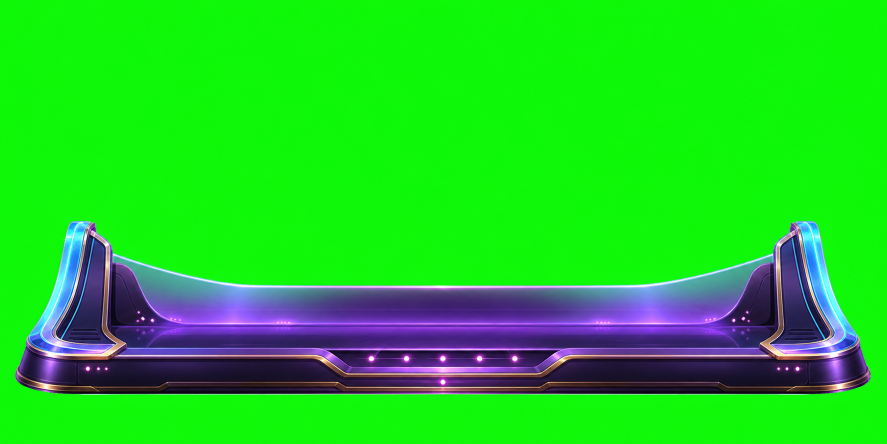
#> input picture qa/source/vslot_settings_safety_anchor_imagegen.png, 1774 x 887 px (shown at 1/2 size)
$ python -i slice_imagegen_settings_safety_anchor.py   (imports and definitions only)
#> lines starting #> are read from the running program, lines starting #| are printed output that depends on the picture
#> further down, picture is the input picture: PIL image 1774x887 RGB; mean R, G, B 32.1, 203.4, 39.5
from collections import Counter
from pathlib import Path

from PIL import Image, ImageDraw, ImageFilter, ImageOps


ROOT = Path(__file__).resolve().parents[1]
SOURCE = ROOT / "qa/source/vslot_settings_safety_anchor_imagegen.png"
DRAWABLE = ROOT / "app/src/main/res/drawable-nodpi"
PREVIEW = ROOT / "qa/screenshots/settings_safety_anchor_contact_sheet.png"

ASSET_SIZE = (1180, 360)
ASSET_NAME = "settings_safety_anchor.webp"


def remove_chroma_key(image: Image.Image) -> Image.Image:
    rgba = image.convert("RGBA")
    pixels = rgba.load()
    width, height = rgba.size
#> width = 1774; height = 887
    border_samples = []
    for x in range(width):
        border_samples.append(pixels[x, 0][:3])
        border_samples.append(pixels[x, height - 1][:3])
#> after the loop, border_samples = 3548 items, first 6: (31, 240, 19), (35, 240, 22), (22, 244, 19), (23, 246, 14), (19, 246, 13), (20, 247, 10)
    for y in range(height):
        border_samples.append(pixels[0, y][:3])
        border_samples.append(pixels[width - 1, y][:3])
#> after the loop, border_samples = 5322 items, first 6: (31, 240, 19), (35, 240, 22), (22, 244, 19), (23, 246, 14), (19, 246, 13), (20, 247, 10)

    key = Counter(tuple(channel // 4 * 4 for channel in sample) for sample in border_samples).most_common(1)[0][0]
#> key = (12, 248, 4)
    out = Image.new("RGBA", rgba.size)
#> out: PIL image 1774x887 RGBA; every value is 0
    out_pixels = out.load()
    for y in range(height):
        for x in range(width):
            r, g, b, a = pixels[x, y]
            distance = ((r - key[0]) ** 2 + (g - key[1]) ** 2 + (b - key[2]) ** 2) ** 0.5
            if distance < 28:
                alpha = 0
            elif distance < 132:
                alpha = int(((distance - 28) / 104) * a)
            else:
                alpha = a

            if alpha and g > 112 and g > r * 1.12 and g > b * 1.18 and r < 220:
                alpha = 0
            if alpha:
                green_spill = max(0, g - max(r, b) - 14)
                g = max(max(r, b), g - int(green_spill * 0.72))
            out_pixels[x, y] = (r, g, b, alpha)

    alpha = out.getchannel("A").filter(ImageFilter.GaussianBlur(0.16))
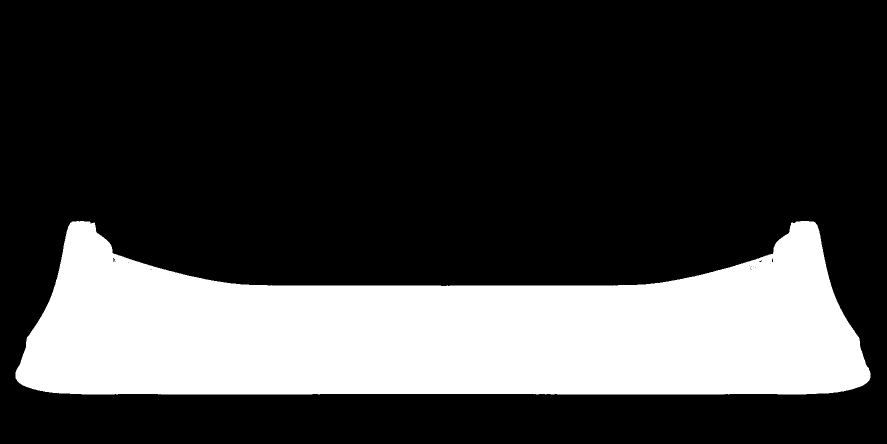
#> alpha: PIL image 1774x887 L (shown at 1/2 size); min 0, max 255, mean 64
    out.putalpha(alpha)
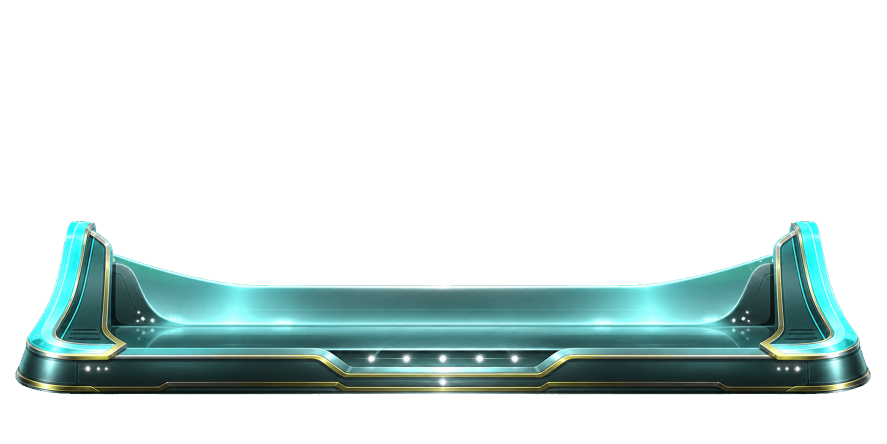
#> out: PIL image 1774x887 RGBA (shown at 1/2 size); mean R, G, B, A 32.1, 220.3, 39.5, 64; transparent parts drawn white
    return out


# [37 lines left out: functions trim_alpha, fit_overlay, validate, not called in this run]


def save_webp(image: Image.Image, path: Path) -> None:
    path.parent.mkdir(parents=True, exist_ok=True)
    image.save(path, "WEBP", quality=95, method=6)


# [33 lines left out: functions make_mock, save_contact_sheet, main, not called in this run]


# [5 lines not run here, left out]

>>> from PIL import Image
>>> picture = Image.open('../qa/source/vslot_settings_safety_anchor_imagegen.png')
>>> result = remove_chroma_key(picture)
